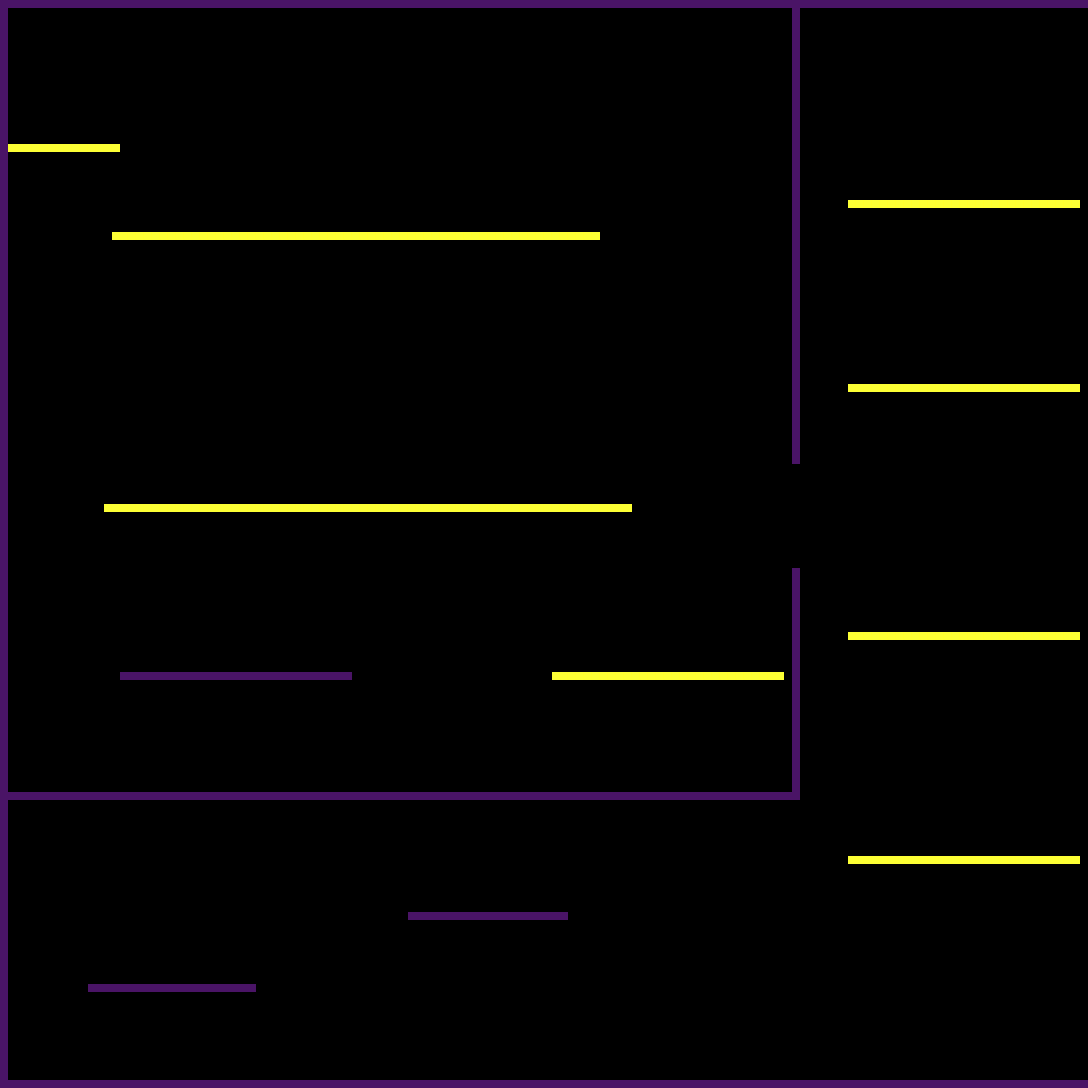

A 2D game scene composited from a Tiled map and its tileset images. What follows is a short description and the map's XML, with each tile layer's data collapsed to a summary:
An orthogonal 136x136 tile map with 8x8 px tiles, 2 tile layers (Wall, Tiles) and 9 objects (Player).

<map version="1.0" orientation="orthogonal" width="136" height="136" tilewidth="8" tileheight="8">
 <tileset firstgid="1" name="tiles" tilewidth="8" tileheight="8">
  <image source="../tex/block.png" width="16" height="8" />
 </tileset>
 <layer name="Wall" width="136" height="136">
  <data>[18496 cells, 660 non-empty, 1 distinct tile ids]</data>
 </layer>
 <layer name="Tiles" width="136" height="136">
  <data>[18496 cells, 946 non-empty, 2 distinct tile ids]</data>
 </layer>
 <objectgroup name="OneWay" width="136" height="136">
  <object x="112" y="232" width="488" height="8" />
  <object x="8" y="144" width="112" height="8" />
  <object x="104" y="504" width="528" height="8" />
  <object x="552" y="672" width="232" height="1" />
  <object x="848" y="856" width="232" height="1" />
  <object x="848" y="632" width="232" height="1" />
  <object x="848" y="384" width="232" height="1" />
  <object x="848" y="200" width="232" height="1" />
 </objectgroup>
 <objectgroup name="Objects" width="136" height="136" visible="0">
  <object name="Player" type="Player" x="480" y="392" width="32" height="32" />
 </objectgroup>
</map>